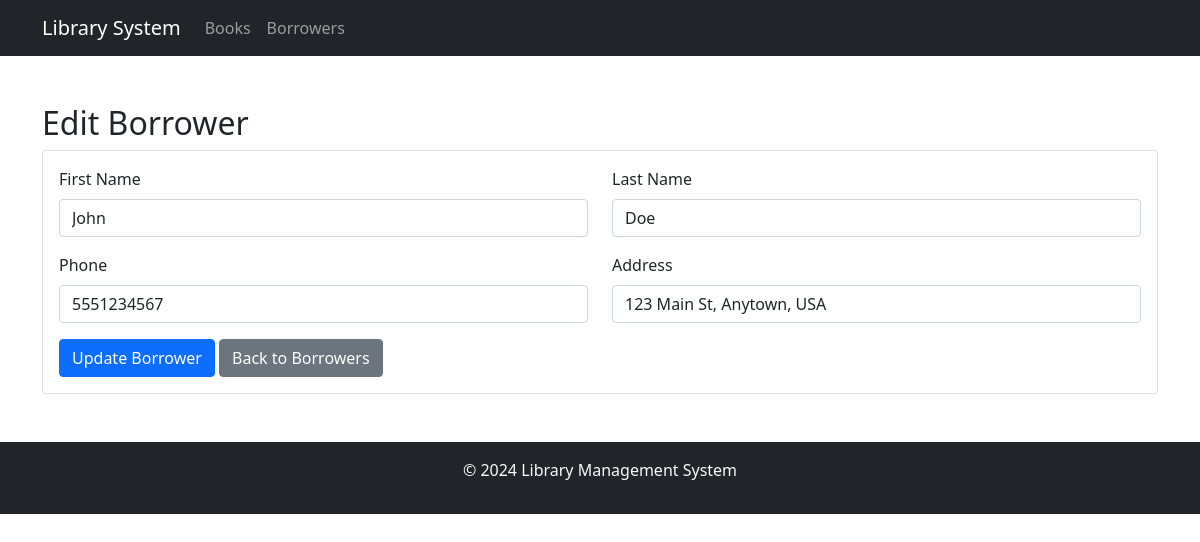
The app's page /CRUD/edit_borrower.php?id=1 with its own data.
### tables this page shows
CREATE TABLE Borrower (
    borrower_num BIGINT PRIMARY KEY,
    first_name VARCHAR(20),
    last_name VARCHAR(20),
    phone VARCHAR(10),
    address VARCHAR(50)
);

### CRUD/edit_borrower.php (the view, shortened to what this page needs)
<?php
require_once '../config/config.php';
require_once '../includes/header.php';
$borrower_id = isset($_GET['id']) ? $_GET['id'] : null;
$sql = "SELECT * FROM Borrower WHERE borrower_num = ?";
$stmt = $conn->prepare($sql);
$stmt->bind_param("i", $borrower_id);
$stmt->execute();
$result = $stmt->get_result();
$borrower = $result->fetch_assoc();
?>
<div class="container mt-5">
    <h2>Edit Borrower</h2>
    <div class="card">
        <div class="card-body">
            <form method="POST">
                <div class="row">
                    <div class="col-md-6 mb-3">
                        <label for="first_name" class="form-label">First Name</label>
                        <input type="text" class="form-control" name="first_name" value="<?php echo $borrower['first_name']; ?>" required>
                    </div>
                    <div class="col-md-6 mb-3">
                        <label for="last_name" class="form-label">Last Name</label>
                        <input type="text" class="form-control" name="last_name" value="<?php echo $borrower['last_name']; ?>" required>
                    </div>
                    <div class="col-md-6 mb-3">
                        <label for="phone" class="form-label">Phone</label>
                        <input type="text" class="form-control" name="phone" value="<?php echo $borrower['phone']; ?>" required>
                    </div>
                    <div class="col-md-6 mb-3">
                        <label for="address" class="form-label">Address</label>
                        <input type="text" class="form-control" name="address" value="<?php echo $borrower['address']; ?>" required>
                    </div>
                </div>
                <button type="submit" name="update_borrower" class="btn btn-primary">Update Borrower</button>
                <a href="../public/borrowers.php" class="btn btn-secondary">Back to Borrowers</a>
            </form>
        </div>
    </div>
</div>
<?php require_once '../includes/footer.php'; ?>

### records on screen
borrower: first_name "John", last_name "Doe", phone "5551234567", address "123 Main St, Anytown, USA"
